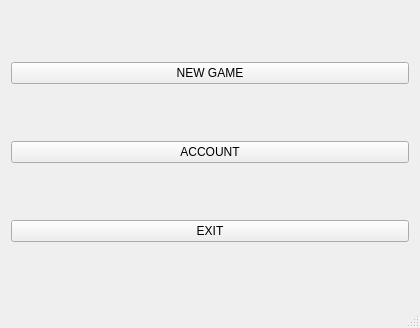
<?xml version="1.0" encoding="UTF-8"?>
<ui version="4.0">
 <class>GameWindow</class>
 <widget class="QMainWindow" name="GameWindow">
  <property name="geometry">
   <rect>
    <x>0</x>
    <y>0</y>
    <width>420</width>
    <height>328</height>
   </rect>
  </property>
  <property name="windowTitle">
   <string>GameWindow</string>
  </property>
  <widget class="QWidget" name="centralWidget">
   <layout class="QGridLayout" name="gridLayout">
    <item row="0" column="0">
     <widget class="QPushButton" name="pushButton">
      <property name="text">
       <string>NEW GAME</string>
      </property>
     </widget>
    </item>
    <item row="2" column="0">
     <widget class="QPushButton" name="pushButton_3">
      <property name="text">
       <string>EXIT</string>
      </property>
     </widget>
    </item>
    <item row="1" column="0">
     <widget class="QPushButton" name="pushButton_2">
      <property name="text">
       <string>ACCOUNT</string>
      </property>
     </widget>
    </item>
   </layout>
  </widget>
  <widget class="QMenuBar" name="menuBar">
   <property name="geometry">
    <rect>
     <x>0</x>
     <y>0</y>
     <width>420</width>
     <height>30</height>
    </rect>
   </property>
  </widget>
  <widget class="QStatusBar" name="statusBar"/>
 </widget>
 <layoutdefault spacing="6" margin="11"/>
 <resources/>
 <connections>
  <connection>
   <sender>pushButton_3</sender>
   <signal>clicked()</signal>
   <receiver>GameWindow</receiver>
   <slot>close()</slot>
   <hints>
    <hint type="sourcelabel">
     <x>205</x>
     <y>252</y>
    </hint>
    <hint type="destinationlabel">
     <x>287</x>
     <y>294</y>
    </hint>
   </hints>
  </connection>
 </connections>
</ui>
